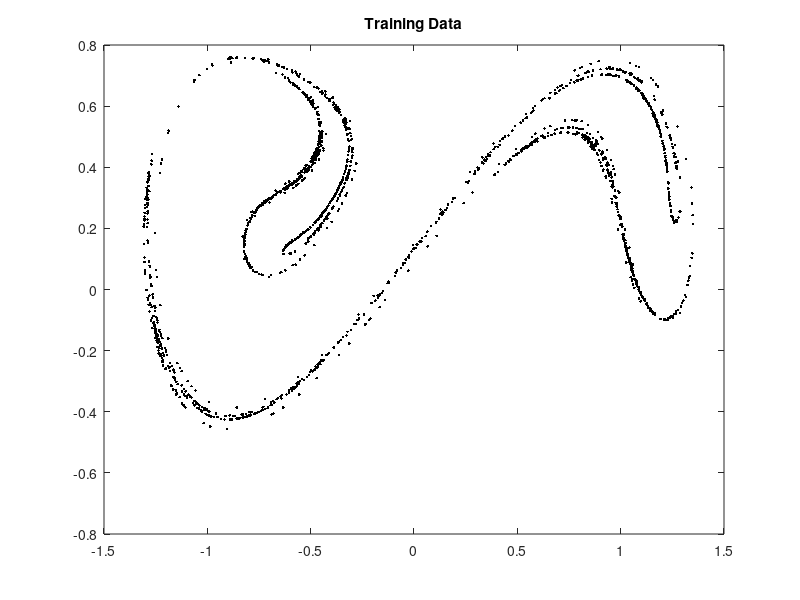

This figure's MATLAB source: (Note: this script raises an error after producing the figure.)
clear 
clc
close all

%%
% ** Simulate Duffing equation with variable combinations of Fourier
% bases as time-dependent forcing.
% ** Seed N_LinModels linear models randomly throughout the data.
% ** Allocate points initially based on distance
% ** Loop through models until the centroid locations converge 
%   1. Fit MLE Gaussians to point clusters
%   2. Fit linear models to clusters using Gaussians for weighting
%   3. Assign points to clusters based on minimum error
% ** Use MLE Gaussians as a generative model for classification

%% Paramters
N_LinModels = 40;
N_nearest = 2; % number of nearest models to consider for point assignment
Iter_Max = 100;
Tol_centroid = 1e-10;

eps_Sig = 1e-6;
eps_R = 1e-6;

N_bases = 5; % number of Fourier bases to use for forcing

% Training and test points
N_train = 2000;
N_test = 1000;

% Domain
pert_p = 1e-3;
Domain_x = [-1.5,1.5];
Domain_y = [-0.6,0.8];

%% Define ODE (Forced Duffing Equation)

% Duffing Parameters
alpha = -1;
beta = 1;
delta = 0.25;
gamma = 0.30;
omega = 1.0;

omega_0 = omega;
T = 2*pi/omega;

% Construct basis vectors
N_b_cos = ceil(N_bases/2); % number of cosine terms
N_b_sin = N_bases-N_b_cos; % number of sin terms
bi = @(t,i) (i<=N_b_cos).*cos((i-1)*omega_0*t) + ...
    (i>N_b_cos).*sin((i-N_b_cos)*omega_0*t); % basis functions

% find Gram matrix for basis functions
weight_basis = @(t) 1.0; %Optional weight function along trajectory
Gw_bi = integral( @(t) weight_basis(t)*bi(t,(1:N_bases)')*bi(t,(1:N_bases)), ...
    0, T, 'ArrayValued', true);

% Duffing ODE with additional forcing input
ode_fun = @(x,t,forcing) [  x(2);
              	gamma*cos(omega*t) - delta*x(2) - alpha*x(1) - ...
                beta*x(1).^3 + forcing];
            
%% Generate training data

x_IC = [0;0];
ops = odeset('RelTol', 1e-6);

X_train = zeros(2+N_bases,N_train);
Y_train = zeros(2,N_train);
for j = 1:N_train
    % random time-dependent forcing
    p = pert_p*(2*rand(N_bases,1) - 1);
    f = @(t) bi(t,1:N_bases) * p;
    
    X_train(1:2,j) = x_IC;
    X_train(3:end,j) = p;
    
    % run simulation
    [~,Y] = ode45(@(t,x) ode_fun(x,t,f(t)), [0,T], x_IC, ops);
    Y_train(:,j) = Y(end,:)';
    
    % update
    x_IC = Y(end,:)';
end

figure(1)
f1_p1 = plot(Y_train(1,:), Y_train(2,:), 'k.');
title('Training Data')
drawnow


%% Fit mixture of linear models

TrainData.X = X_train(1:2,:);
TrainData.U = X_train(3:end,:);
TrainData.Y = Y_train;

Params.N_Models = N_LinModels;
Params.N_Nearest = N_nearest;
Params.Iter_Max = Iter_Max;
Params.Tol_centroid = Tol_centroid;
Params.eps_Sig = eps_Sig;
Params.eps_R = eps_R;

LinModels = MixtureOfLinearModels_Kmeans( TrainData, Params);


Centroids_x = LinModels.Mu_x;
Centroids_y = LinModels.Mu_y;
A_matrices = LinModels.A_matrices;
B_matrices = LinModels.B_matrices;
Sigma_Mdls  = LinModels.Sigma_Mdls;
SigInv_Mdls = LinModels.SigInv_Mdls;
SigDet_Mdls = LinModels.SigDet_Mdls;
Phi_Mdls = LinModels.phi_Mdls;

MdlCounts = LinModels.MdlCounts;
MdlIndices = LinModels.MdlIndices;


%% Assign points to models and Plot point assignments in train data

% Assign points to models
P_Mdls = zeros(1,N_LinModels);
for j = 1:N_train
    x = X_train(1:2,j);
    
    % Evaluate likelihood each model
    for i = 1:N_LinModels
        Dx = x - Centroids_x(:,i);
        
        P_Mdls(i) = 1.0/((2*pi) * sqrt(SigDet_Mdls(i))) *...
                exp(-0.5 * Dx'*SigInv_Mdls(:,:,i)*Dx) * Phi_Mdls(i);
        
    end
    
    % Assign to model based on max likelihood
    [~, i_star] = max(P_Mdls);
    MdlCounts(i_star) = MdlCounts(i_star) + 1;
    MdlIndices(i_star, MdlCounts(i_star)) = j;
end

% Plot the different points
figure(3)
C = lines(N_LinModels);
for i = 1:N_LinModels
    indices = MdlIndices(i,1:MdlCounts(i));
    hold on
    plot(X_train(1,indices), X_train(2,indices), '.', ...
        'Color', C(i,:), 'LineWidth',1.5)
    plot(Centroids_x(1,i), Centroids_x(2,i), 'x', ...
        'Color', C(i,:), 'LineWidth',2)
end
hold off
title('Final Clusters and Centroids')
drawnow

%% Generate testing data

% random initial condition in domain
x_IC = [Domain_x(1);Domain_y(1)] +...
    [Domain_x(2)-Domain_x(1);Domain_y(2)-Domain_y(1)].*rand(2,1);
ops = odeset('RelTol', 1e-6);

X_test = zeros(2+N_bases,N_test);
Y_test = zeros(2,N_test);
for j = 1:N_test
    % random time-dependent forcing
    p = pert_p*(2*rand(N_bases,1) - 1);
    f = @(t) bi(t,1:N_bases) * p;
    
    X_test(1:2,j) = x_IC;
    X_test(3:end,j) = p;
    
    % run simulation
    [~,Y] = ode45(@(t,x) ode_fun(x,t,f(t)), [0,T], x_IC, ops);
    Y_test(:,j) = Y(end,:)';
    
    % update
    x_IC = Y(end,:)';
end

%% Determine error on the testing data

Y_hat = zeros(2,N_test);
P_Mdls = zeros(1,N_LinModels);
for j = 1:N_test
    x = X_test(1:2,j);
    p = X_test(3:end,j);
    
    % Evaluate likelihood each model
    for i = 1:N_LinModels
        Dx = x - Centroids_x(:,i);
        
        P_Mdls(i) = 1.0/((2*pi) * sqrt(SigDet_Mdls(i))) *...
                exp(-0.5 * Dx'*SigInv_Mdls(:,:,i)*Dx) * Phi_Mdls(i);
        
    end
    
    % Assign to model based on max likelihood
    [~, idx_mdl] = max(P_Mdls);
    
    % Prediction
    Y_hat(:,j) = A_matrices(:,:,idx_mdl)*(x - Centroids_x(:,idx_mdl)) + ...
                B_matrices(:,:,idx_mdl)*p + Centroids_y(:,idx_mdl);
end

% Error
Y_error = Y_hat - Y_test;
Dist_error = sqrt(sum(Y_error.^2,1));
MSE = mean(sum(Y_error.^2,1))
RMSE = sqrt(MSE)

DistError_Mean = mean(Dist_error)
DistError_Median = median(Dist_error)

figure()
nbins = 5*sqrt(N_test);
bin_edges = linspace(0,0.25,26);
bins = 0.5*(bin_edges(1:end-1) + bin_edges(2:end));
hist(Dist_error, bins)
xlabel('Trajectory Error Magnitude')
ylabel('Number of Test Points')
title('Distribution of Testing Error Magnitudes')
xlim([0,0.25])